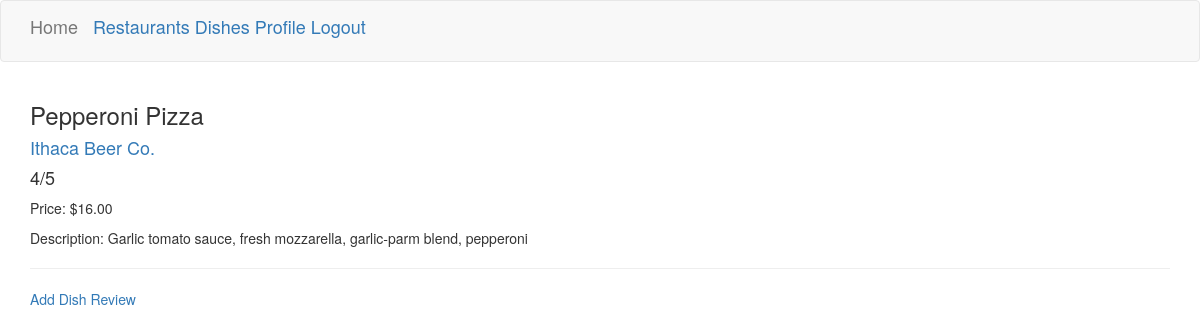
The page /dish/Pepperoni Pizza (signed in) on the database its author committed.
### app/models.py (models this page shows, shortened)
class Dish(db.Model):
    id = db.Column(db.Integer, primary_key=True)
    name = db.Column(db.String(128), index=True, unique=True)
    rating = db.Column(db.Integer)
    price = db.Column(db.Float)
    description = db.Column(db.String(128), index=True)
    r2ds = db.relationship('RestaurantToDish', backref='dish', lazy='dynamic')
    reviews = db.relationship('Review', backref='dish', lazy='dynamic')

class Restaurant(db.Model):
    id = db.Column(db.Integer, primary_key=True)
    name = db.Column(db.String(128), index=True, unique=True)
    rating = db.Column(db.Integer)
    description = db.Column(db.String(128), index=True)
    location = db.Column(db.String(128), index=True, unique=True)
    r2ds = db.relationship('RestaurantToDish', backref='restaurant', lazy='dynamic')
    reviews = db.relationship('Review', backref='restaurant', lazy='dynamic')

### app/routes.py (the view)
@app.route('/dish/<name>')
@login_required
def dish(name):
    dish = Dish.query.filter_by(name=name).first()
    if dish is None:
        flash("Dish does not exist")
        return render_template("index.html")
    else:
        page = request.args.get('page', 1, type=int)
        reviews = dish.reviews.order_by(Review.timestamp.desc()).paginate(
            page, app.config['POSTS_PER_PAGE'], False)
        next_url = url_for('user', username=user.username, page=reviews.next_num) \
            if reviews.has_next else None
        prev_url = url_for('user', username=user.username, page=reviews.prev_num) \
            if reviews.has_prev else None
        form = EmptyForm()
        restaurantlist = Restaurant.query.join(RestaurantToDish).filter_by(dishID=dish.id).all()
        return render_template("dish.html", title=dish.name, dish=dish, restaurants=restaurantlist,
                               reviews=reviews.items, next_url=next_url, prev_url=prev_url, form=form)

### app/models.py (called while the page is built)
@login.user_loader
def load_user(id):
    return User.query.get(int(id))

### app/templates/dish.html (shortened to what this page needs)
{% extends "base.html" %}
{% block app_content %}
    <h3>{{ dish.name }}</h3>
    {% for restaurant in restaurants %}
        <h4><a href="{{ url_for('restaurant', name=restaurant.name) }}">{{ restaurant.name }}</a></h4>
    {% endfor %}
    <h4>{{ dish.rating }}/5</h4>
    <p>Price: ${{ dish.price }}0</p>
    <p>Description: {{ dish.description }}</p>
    <hr>
    <a href={{ url_for('adddishreview') }}>Add Dish Review</a>
{%  endblock %}

### rows shown on the page
Dish: name "Pepperoni Pizza", rating "4", price "16.0", description "Garlic tomato sauce, fresh mozzarella, garlic-parm blend, pepperoni"
Restaurant: name "Ithaca Beer Co."
